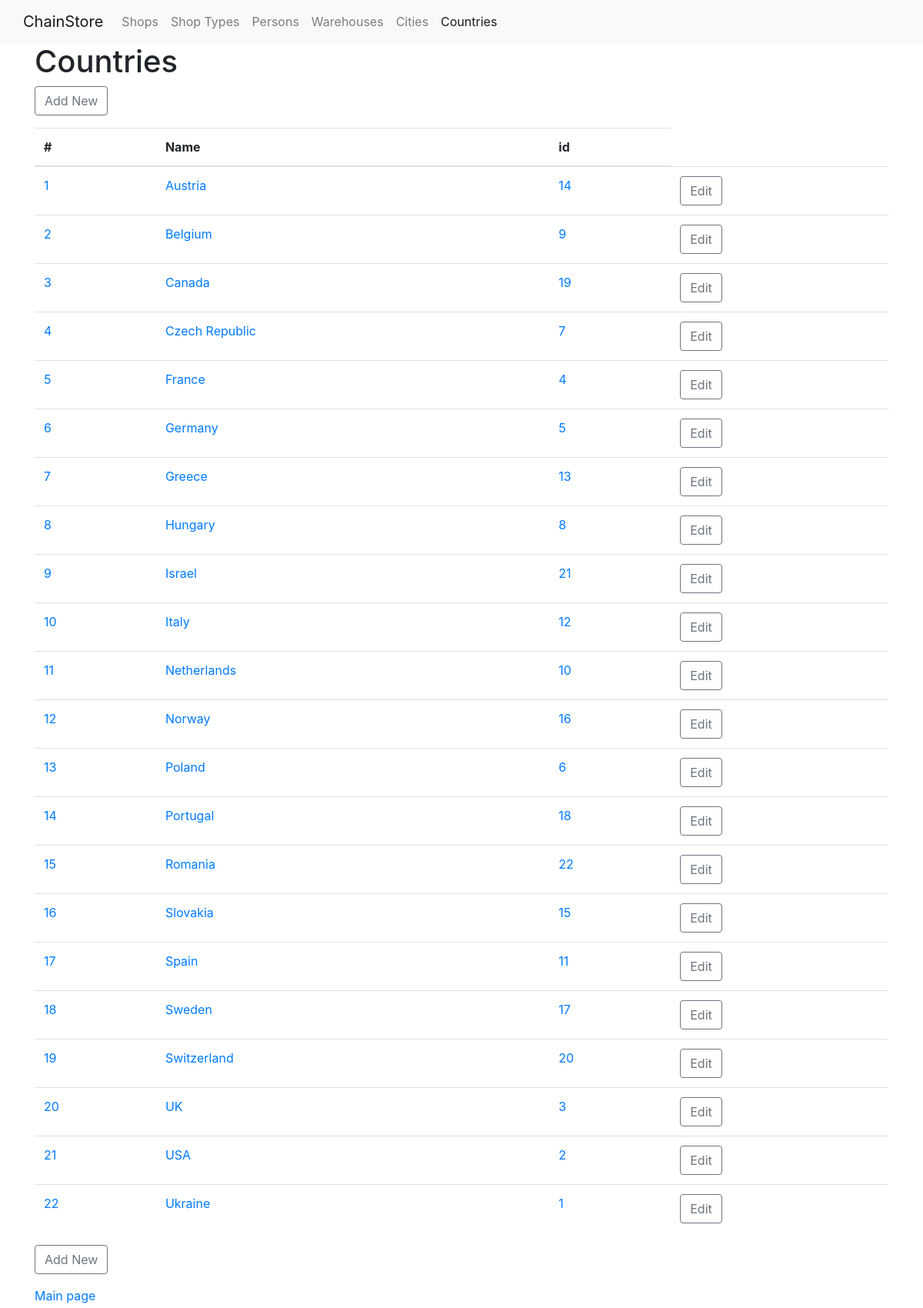
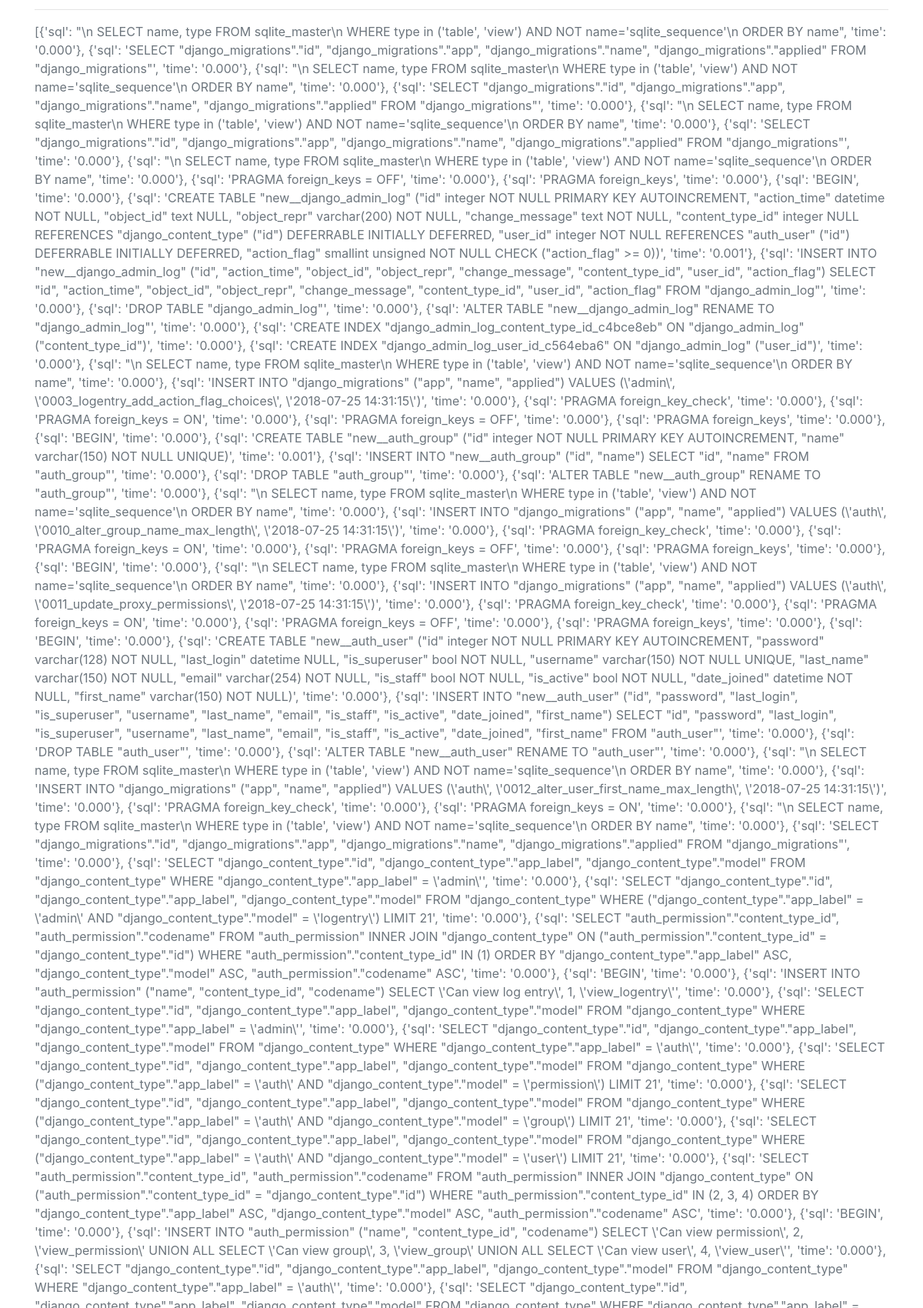
/country/ (upper part), run on the app's committed database (2 pictures, top to bottom).
### place/models.py (models this page shows, shortened)
class Country(models.Model):
    name = models.CharField(max_length=50, verbose_name='name', unique=True)
    class Meta:
        verbose_name = 'Country'
        verbose_name_plural = 'Countries'
        ordering = ('name',)

### place/views.py (the view)
# urls.py: path('country/', CountryList.as_view(), name='country'),
class CountryList(ListView):
    model = Country
    context_object_name = 'countries'
    template_name = 'place/country_list.html'
    def get_context_data(self, **kwargs):
        context = super().get_context_data(**kwargs)
        context['main_menu_key'] = 'countries'
        return context

### chainstore/context_processors.py (called while the page is built)
def copyright_year():
    opening_year = 2018
    current_year = datetime.now().year
    if current_year > opening_year:
        return f'{opening_year}-{current_year}'
    return opening_year

def chainstore_constants(request):
    return {
        'AUTHOR': 'Maksym Skorupskyi',
        'WEBSITE': 'ChainStore',
        'COPYRIGHT_YEAR': copyright_year(),
        'MAIN_MENU': MAIN_MENU,
        'sql_queries': connection.queries,
    }

### place/templates/place/country_list.html (shortened to what this page needs)
{% extends 'base.html' %}
{% block content %}
    <h1>Countries</h1>
    {% include "chainstore/button_add.html" %}
    {% if countries %}
        <table class="table">
            <thead>
            <tr>
                <th>#</th>
                <th>Name</th>
                <th>id</th>
            </tr>
            </thead>
            <tbody>
            {% for country in countries %}
                <tr>
                    <td><a href="{% url 'country' pk=country.pk %}">{{ forloop.counter }}</a></td>
                    <td><a href="{% url 'country' pk=country.pk %}">{{ country.name }}</a></td>
                    <td><a href="{% url 'country' pk=country.pk %}">{{ country.pk }}</a></td>
                    <td>
                        <a href="{% url 'country' pk=country.pk %}edit">
                            <button type="button" class="btn btn-outline-secondary">Edit</button>
                        </a>
                    </td>
                </tr>
            {% endfor %}
            </tbody>
        </table>
    {% else %}
        <p class="text-muted">
            <i>List of Countries is empty.</i>
        </p>
    {% endif %}
    {% include "chainstore/button_add.html" %}
{% endblock %}

### chainstore/static/chainstore/css/style.css (style rules this page uses)
html { position: relative; min-height: 100%; }
body { margin-bottom: 50px; }

### data on the page
Country: name "Austria", pk "14"
Country: name "Belgium", pk "9"
Country: name "Canada", pk "19"
Country: name "Czech Republic", pk "7"
Country: name "France", pk "4"
Country: name "Germany", pk "5"
Country: name "Greece", pk "13"
Country: name "Hungary", pk "8"
Country: name "Israel", pk "21"
Country: name "Italy", pk "12"
Country: name "Netherlands", pk "10"
Country: name "Norway", pk "16"
Country: name "Poland", pk "6"
Country: name "Portugal", pk "18"
Country: name "Romania", pk "22"
Country: name "Slovakia", pk "15"
Country: name "Spain", pk "11"
Country: name "Sweden", pk "17"
Country: name "Switzerland", pk "20"
Country: name "UK", pk "3"
Country: name "USA", pk "2"
Country: name "Ukraine", pk "1"

### other printed values
{{ WEBSITE }} "ChainStore"
{{ item.title }} "Shops" "Shop Types" "Persons" "Warehouses" "Cities" "Countries"
